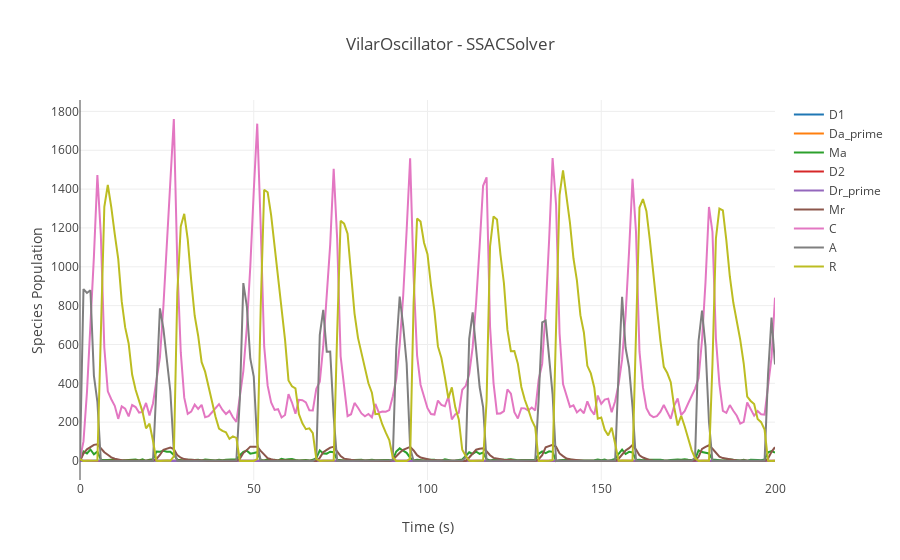

This figure's notebook cell:
### Markdown cell above
### Plotly can be used to create interactive graphs.
 Plotly graphs can only be viewed in a Jupyter Notebook

### Code cell
results.plotplotly()

### Figure 1 — Plotly figure (JSON) as saved in the notebook; plotly's stock layout.template omitted (floating-point values rounded to 4 significant figures; data arrays with more than 128 entries replaced by an {"elided": "..."} marker saying what was removed)
{"data": [{"line": {"color": "#1f77b4"}, "mode": "lines", "name": "D1", "type": "scatter", "uid": "a86990bb-7d4c-4017-90ea-2db42f4031ea", "x": {"elided": "201 int values"}, "y": {"elided": "201 int values"}}, {"line": {"color": "#ff7f0e"}, "mode": "lines", "name": "Da_prime", "type": "scatter", "uid": "9b446985-ee35-4050-908d-fe1116e0c6ca", "x": {"elided": "201 int values"}, "y": {"elided": "201 int values"}}, {"line": {"color": "#2ca02c"}, "mode": "lines", "name": "Ma", "type": "scatter", "uid": "e6e49062-b958-4072-ae5d-7a73656f6558", "x": {"elided": "201 int values"}, "y": {"elided": "201 int values"}}, {"line": {"color": "#d62728"}, "mode": "lines", "name": "D2", "type": "scatter", "uid": "5e5d8147-7fd1-4e8a-ba3d-e8ce729cc761", "x": {"elided": "201 int values"}, "y": {"elided": "201 int values"}}, {"line": {"color": "#9467bd"}, "mode": "lines", "name": "Dr_prime", "type": "scatter", "uid": "889bb933-b72d-41fe-beef-a279064efda8", "x": {"elided": "201 int values"}, "y": {"elided": "201 int values"}}, {"line": {"color": "#8c564b"}, "mode": "lines", "name": "Mr", "type": "scatter", "uid": "68847d00-f86f-4fc7-bd90-3b69aae2b704", "x": {"elided": "201 int values"}, "y": {"elided": "201 int values"}}, {"line": {"color": "#e377c2"}, "mode": "lines", "name": "C", "type": "scatter", "uid": "2c1bc0a4-05ff-430d-8a9b-218bb9f561e0", "x": {"elided": "201 int values"}, "y": {"elided": "201 int values"}}, {"line": {"color": "#7f7f7f"}, "mode": "lines", "name": "A", "type": "scatter", "uid": "a27972b3-fd3d-4a26-b8c6-ca240ea48a3c", "x": {"elided": "201 int values"}, "y": {"elided": "201 int values"}}, {"line": {"color": "#bcbd22"}, "mode": "lines", "name": "R", "type": "scatter", "uid": "d2096751-b803-4d2e-9f56-c66b54833c55", "x": {"elided": "201 int values"}, "y": {"elided": "201 int values"}}], "layout": {"showlegend": true, "title": {"text": "VilarOscillator - SSACSolver"}, "xaxis": {"title": {"text": "Time (s)"}}, "yaxis": {"title": {"text": "Species Population"}}}}
